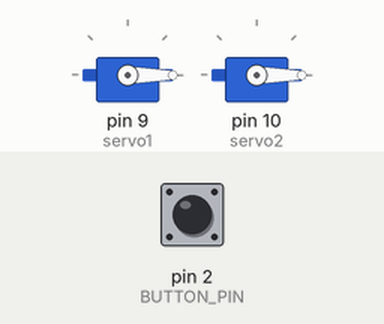
Simulated run of this sketch. Board: Arduino Uno, built with avr-gcc and run on an emulated ATmega328P. Shown: 2 × servo. Inputs (shaded band) come from the test bench; at power-on: pin 2 (BUTTON_PIN) HIGH.

Above: at 0.05 s.
At 2.05 s:
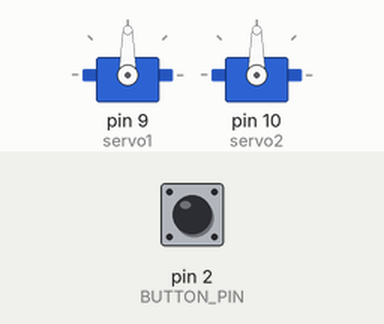
At 4.0 s:
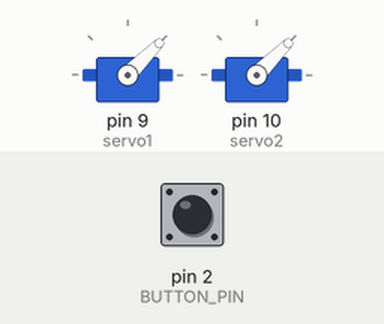
Timing chart, 0 to 6.5 s (numbered marks = the images above):
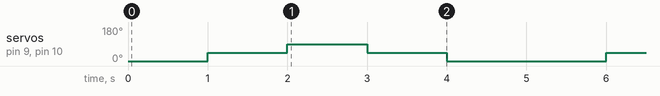

Measured:
- by itself, servo on pin 9 (servo1), servo on pin 10 (servo2): repeats every 5.0 s: 90° 1.0 s, 45° 1.0 s, 0° 2.0 s, 45° 1.0 s

The sketch:

servo_sweep_test.ino
```cpp
/*
 * Servo sweep test with pause/resume.
 * Sweeps both servos: 0 -> 45 -> 90 -> 45 -> 0, repeat.
 * Press button on pin 2 to pause/resume.
 *
 * Wiring (optional button):
 *   One side of button → pin 2
 *   Other side         → GND
 */
#include <Servo.h>

Servo servo1;
Servo servo2;

const int BUTTON_PIN = 2;
bool paused = false;
bool lastButtonState = HIGH;

void setup() {
    servo1.attach(9);
    servo2.attach(10);
    pinMode(BUTTON_PIN, INPUT_PULLUP);
}

void checkButton() {
    bool buttonState = digitalRead(BUTTON_PIN);
    if (buttonState == LOW && lastButtonState == HIGH) {
        paused = !paused;
        delay(50);  // debounce
    }
    lastButtonState = buttonState;
}

void moveTo(int angle) {
    while (paused) {
        checkButton();
        delay(10);
    }
    servo1.write(angle);
    servo2.write(angle);
}

void loop() {
    checkButton();
    moveTo(0);   delay(1000);
    moveTo(45);  delay(1000);
    moveTo(90);  delay(1000);
    moveTo(45);  delay(1000);
    moveTo(0);   delay(1000);
}
```
